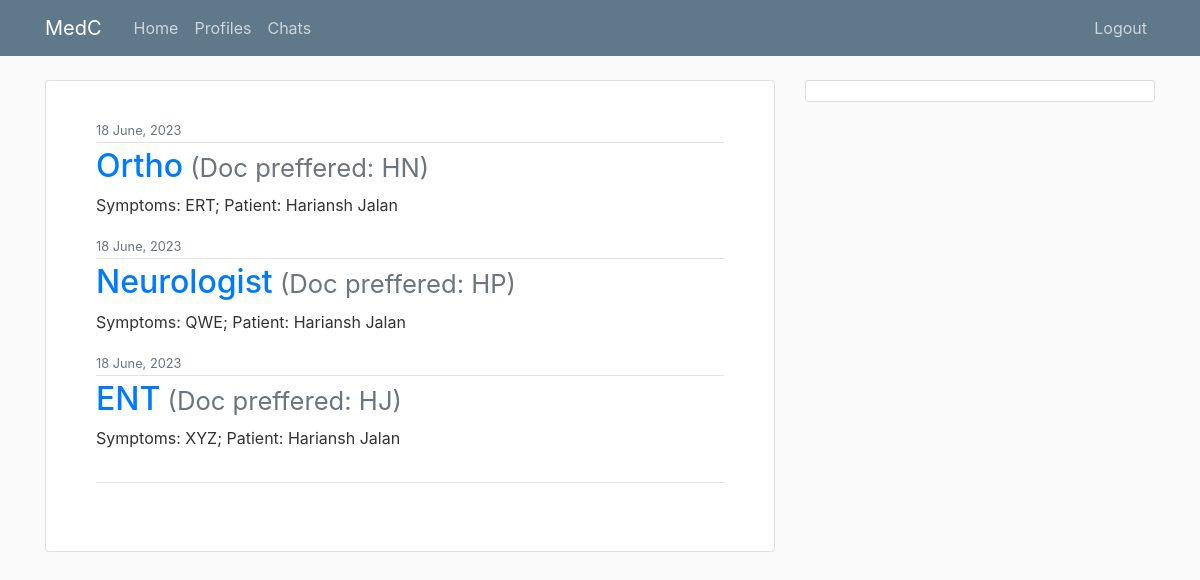
The page /staff/ (signed in) on the database as committed earlier.
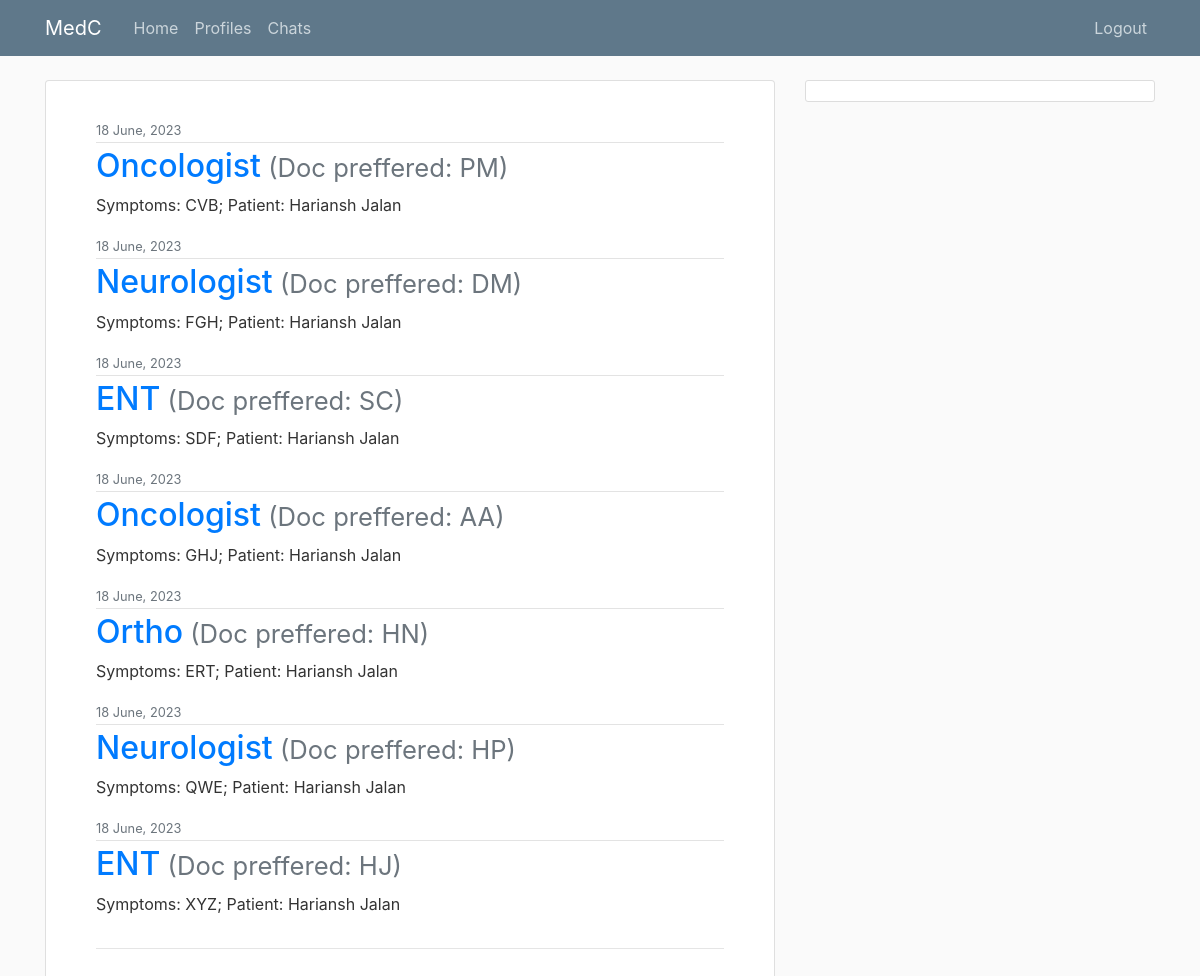
The same page on the database as committed later.
### patient_dashboard/models.py (models this page shows, shortened)
class Appointment(models.Model):
    doc_name = models.CharField('Doc preffered(if any)',blank=True,default="", max_length=100)
    department = models.CharField(choices=DEPARTMENTS,max_length=15)
    symptoms = models.TextField()
    date_posted = models.DateTimeField(default=timezone.now)
    prescription = models.ImageField(blank=True, upload_to='prescriptions')
    cost = models.IntegerField(null=True)
    patient = models.ForeignKey(get_user_model(), on_delete=models.CASCADE)

### users/models.py (models this page shows)
class User(AbstractUser):
    email = models.EmailField(null=True, unique=True)
    phone = PhoneNumberField(null=True, blank=False, unique=True)
    gender = models.CharField(null=True, max_length=1, choices=(('M','Male'),('F','Female')))
    is_patient = models.BooleanField(default=False)
    is_staff = models.BooleanField(default=False)

### staff_dashboard/views.py (the view)
# urls.py: path('',AppListView.as_view(),name='staff-home'),
class AppListView(ListView):
    model = Appointment
    template_name = 'staff_dashboard/home.html'
    context_object_name = "apps"
    ordering = ['-date_posted']

### staff_dashboard/templates/staff_dashboard/home.html (shortened to what this page needs)
{% extends "staff_dashboard/base.html" %}
{%load crispy_forms_tags%}
{% block content %}
<div class="card">
    <div class="card-body">
        <div class="container mb-5 mt-3">
            <div class="container">
                <ul class="list-unstyled">
                    {%for app in apps%}
                        <li class="media">
                            <div class="media-body">
                                <div class="article-metadata">
                                    <small class="text-muted">{{ app.date_posted|date:"d F, Y" }}</small>
                                </div>
                                <h2 class="article-title"><a  href="{%url 'staff-apps' app.id%}">{{ app.department }}</a><small class="text-muted">  (Doc preffered: {{ app.doc_name }})</small></h2>
                                <p class="article-content">Symptoms: {{ app.symptoms }}; Patient: {{ app.patient.first_name }} {{ app.patient.last_name }}</p>
                            </div>
                        </li>
                    {%endfor%}
                </ul>
                <hr>
            </div>
        </div>
    </div>
</div>
{% endblock content %}

Rows that differ between the two databases and show on the page:
added Appointment: date_posted "18 June, 2023", department "Oncologist", doc_name "PM", symptoms "CVB", patient.first_name "Hariansh", patient.last_name "Jalan"
added Appointment: date_posted "18 June, 2023", department "Neurologist", doc_name "DM", symptoms "FGH", patient.first_name "Hariansh", patient.last_name "Jalan"
added Appointment: date_posted "18 June, 2023", department "ENT", doc_name "SC", symptoms "SDF", patient.first_name "Hariansh", patient.last_name "Jalan"
added Appointment: date_posted "18 June, 2023", department "Oncologist", doc_name "AA", symptoms "GHJ", patient.first_name "Hariansh", patient.last_name "Jalan"
